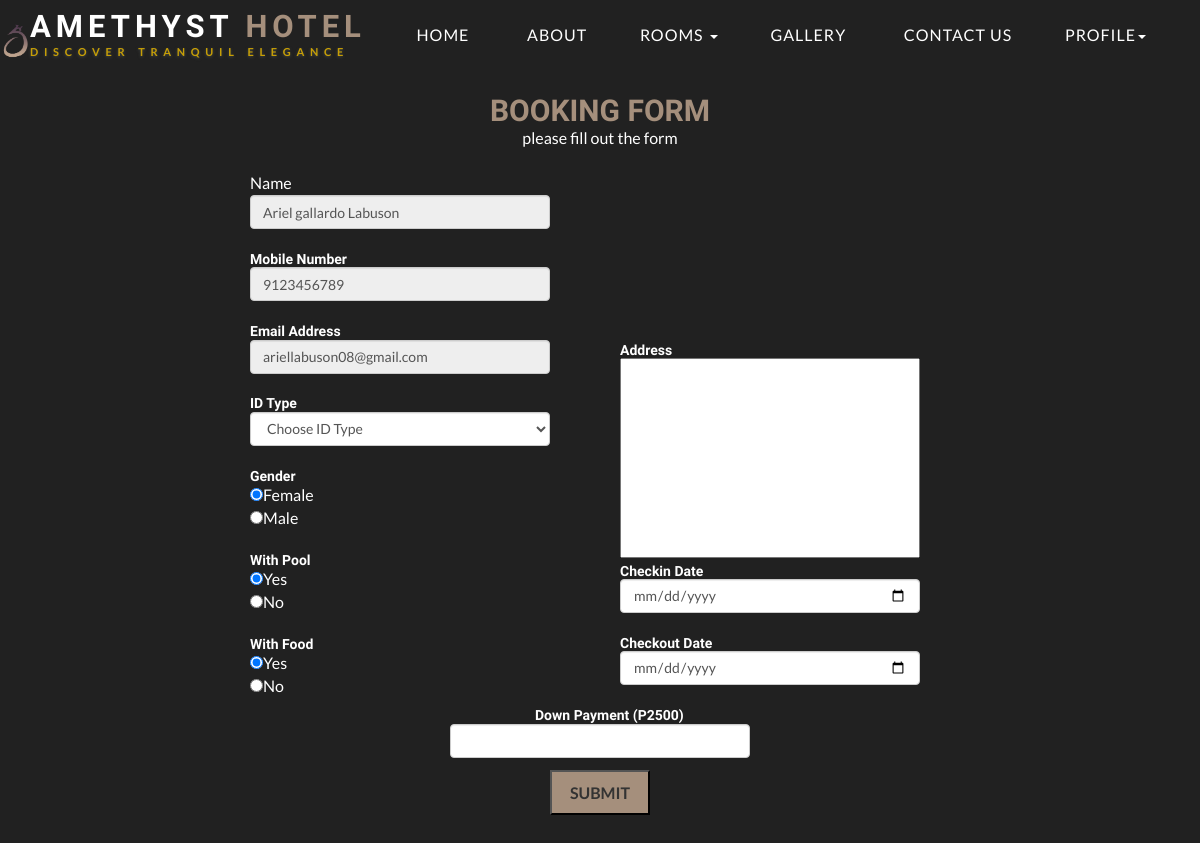
Page /book-room.php (signed in) on the committed database.
### tables this page shows
CREATE TABLE `maintenance` (
  `id` int(10) NOT NULL,
  `logo` varchar(255) NOT NULL,
  `background` varchar(255) NOT NULL,
  `color` varchar(255) NOT NULL,
  `slideshow_image1` varchar(255) NOT NULL,
  `slideshow_image2` varchar(255) NOT NULL,
  `slideshow_image3` varchar(255) NOT NULL
);

CREATE TABLE `tbluser` (
  `ID` int(10) NOT NULL,
  `FullName` varchar(200) DEFAULT NULL,
  `MobileNumber` bigint(10) DEFAULT NULL,
  `Email` varchar(120) DEFAULT NULL,
  `avatar` text DEFAULT NULL,
  `Password` varchar(120) DEFAULT NULL,
  `status` tinyint(1) NOT NULL,
  `privilege` varchar(255) NOT NULL DEFAULT 'unblocked',
  `code` text NOT NULL,
  `RegDate` timestamp NULL DEFAULT current_timestamp()
);

### book-room.php (the view, shortened to what this page needs)
<?php
include('includes/dbconnection.php');
if (strlen($_SESSION['hbmsuid']==0)) {
  header('location:logout.php');
  } else{
?>
<!DOCTYPE HTML>
<html>
<head>
<link href="css/style.css" rel="stylesheet" type="text/css" media="all" />
</head>
<body style="background-color: #212121;">
			<?php include_once('includes/header.php');?>
<center>
			<div class="content">
				<div class="contact">
				<div class="container"><br>
					<h2  style="color: #a58f7c;margin-top:px;">BOOKING FORM</h2>
					<p  style="color: #FFFF;">please fill out the form</p><br>
				<div class="contact-grids">
						<div>
							<form method="post">
								<?php
$uid=$_SESSION['hbmsuid'];
$sql="SELECT * from  tbluser where ID=:uid";
$query = $dbh -> prepare($sql);
$query->bindParam(':uid',$uid,PDO::PARAM_STR);
$query->execute();
$results=$query->fetchAll(PDO::FETCH_OBJ);
$cnt=1;
if($query->rowCount() > 0)
{
foreach($results as $row)
{               ?>
<table style="margin-left:-400px;color:white;"><th><tr><td>
								<p>Name</p>
								<input style="width:300px;"type="text"  value="<?php  echo $row->FullName;?>" name="name" class="form-control" required="true" readonly="true">
</td></tr>
<td>
								<br><h5>Mobile Number</h5>
								<input style="width:300px;"type="text" name="phone" class="form-control" required="true" maxlength="10" pattern="[0-9]+" value="<?php  echo $row->MobileNumber;?>" readonly="true">
</td><tr><td>
								<br><h5>Email Address</h5>
								<input  style="width:300px;"type="email" value="<?php  echo $row->Email;?>" class="form-control" name="email" required="true" readonly="true"><?php $cnt=$cnt+1;}} ?>
</td></tr><tr><td>
<br><h5>ID Type</h5>
								<select  style="width:300px;"type="text" value="" class="form-control" name="idtype" required="true" class="form-control">
									<option value="">Choose ID Type</option>
									</select>
</td></tr>
<tr><td><br><h5>Gender</h5>
								 <p style="text-align: left;"> <input type="radio"  name="gender" id="gender" value="Female" checked="true">Female</p>
                                 <p style="text-align: left;"> <input type="radio" name="gender" id="gender" value="Male">Male</p>
<tr><td><br><h5>With Pool</h5>
								 <p style="text-align: left;"> <input type="radio"  name="pool" id="pool" value="2500" checked="true">Yes</p>
                                 <p style="text-align: left;"> <input type="radio" name="pool" id="pool" value="0">No</p>
<tr><td><br><h5>With Food</h5>
								 <p style="text-align: left;"> <input type="radio"  name="food" id="food" value="2500" checked="true">Yes</p>
                                 <p style="text-align: left;"> <input type="radio" name="food" id="food" value="0">No</p>
								 </td></tr></th></table>
								 <table style="float:right;margin-top:-355px;margin-right:250px;color:white;"><th><tr><td>
								<h5>Address</h5>
								 <textarea 	style="height:200px;width:300px;resize:none;color:black;"type="text" rows="10" name="address" required="true"></textarea>
								<br><h5>Checkin Date</h5>
								<input  style="width:300px;"type="date" value="" class="form-control" name="checkindate" required="true">
								<br><h5>Checkout Date</h5>
								<input  style="width:300px;"type="date" value="" class="form-control" name="checkoutdate" required="true">
								<div style="margin-left: -85px;">
								<br><h5>Down Payment (P2500)</h5>
								</div>
								<input  style="margin-left: -170px;width:300px;"type="text" value="" class="form-control" name="downPay" required="true">
								</table><br>
								<div style="margin-top: 50px;">
        						<input style="background-color: #a58f7c; height:45px;width:100px;font-weight:bold;" type="submit" value="SUBMIT" name="submit">
   							 	</div>
						 	 </form>
<br><br><br>
						</div>
					</div>
				</div>
			</div>
			</div>
</html><?php }  ?>

### includes/header.php (shortened to what this page needs)
<?php
include('includes/dbconnection.php');
$query = "SELECT * FROM maintenance WHERE id = 1";
$result = $dbh->query($query);
$row = $result->fetch(PDO::FETCH_ASSOC);
$logoImage = $row['logo'];
?>
<head>
<link href="css/bootstrap.css" rel="stylesheet" type="text/css" media="all" /><link rel="stylesheet" href="css/jquery-ui.css" /><link href="css/font-awesome.css" rel="stylesheet"> <link rel="stylesheet" href="css/chocolat.css" type="text/css" media="screen"><link href="css/easy-responsive-tabs.css" rel='stylesheet' type='text/css'/><link rel="stylesheet" href="css/flexslider.css" type="text/css" media="screen" property="" /><link href="css/style.css" rel="stylesheet" type="text/css" media="all" />
</head>
<div class="w3_navigation">
		<div class="container">
			<nav class="navbar navbar-default">
				<div class="navbar-header navbar-left">
					<h1><a class="navbar-brand" href="index.php"><img style="height:70px;width 70px;position:absolute;margin-left:-40px;"src="admin/images/<?php echo $logoImage; ?>">AMETHYST <span>HOTEL</span><p class="logo_w3l_agile_caption"> Discover Tranquil Elegance</p></a></h1>
				</div>
				<div class="collapse navbar-collapse navbar-right" id="bs-example-navbar-collapse-1">
					<nav class="menu menu--iris">
						<ul class="nav navbar-nav menu__list">
                            <li class="menu__item"><a href="index.php">Home</a></li>
                            <li class="menu__item"><a href="#about" >About</a></li>
                                    <li class="dropdown">
                                        <a href="#" class="" data-toggle="dropdown" role="button" aria-haspopup="true" aria-expanded="false">Rooms <span class="caret"></span></a>
                                    </li>
                                    <li class="menu__item"><a href="#gallery" >Gallery</a></li>
                                    <li class="menu__item"><a href="#contact" >Contact Us</a></li>
                                    <?php if (strlen($_SESSION['hbmsuid']!=0)) {?>
                                    <li class="dropdown">
                                        <a href="#" class="dropdown-toggle" data-toggle="dropdown" role="button" aria-haspopup="true" aria-expanded="false">Profile<span class="caret"></span></a>
                                    </li><?php } ?>
                    </ul>
					</nav>
				</div>
			</nav>
		</div>
	</div>

### css/style.css (style rules this page uses)
html, body { margin:0; font-size: 100%; font-family: 'Lato', sans-serif; background: #fff; }
body a { text-decoration:none; transition:0.5s all; -webkit-transition:0.5s all; -moz-transition:0.5s all; -o-transition:0.5s all; -ms-transition:0.5s all; }
input[type="button"],input[type="submit"] { transition:0.5s all; -webkit-transition:0.5s all; -moz-transition:0.5s all; -o-transition:0.5s all; -ms-transition:0.5s all; }
h1,h2,h3,h4,h5,h6 { margin:0; font-family: 'Federo', sans-serif; font-weight: 600; }
p { margin:0; }
ul { margin:0; padding:0; }
.w3_navigation { background: #212121 ; }
.navbar-default { background: none; border: none; }
.navbar { margin-bottom: 0; }
.navbar-collapse { padding: 0; }
.navbar-right { margin-right: 0; }
.navbar-default .navbar-nav > li > a { font-weight: 500; letter-spacing: 1px; }
.navbar-nav > li > a { margin: 0; padding:0 1.5em; text-transform: uppercase; }
nav.navbar.navbar-default { background: none; padding: .9em 0 .4em 0; }
.navbar-default .navbar-nav > li > a { color: #fff; }
.navbar-default .navbar-brand,.navbar-default .navbar-brand:hover, .navbar-default .navbar-brand:focus { color: #fff; }
.navbar-brand { padding: 0; font-size: 31px; text-transform: uppercase; letter-spacing: 5px; line-height: 25px; position: relative; font-weight: bold; }
.navbar-brand span { color: #a58f7c; }
p.logo_w3l_agile_caption { text-transform: uppercase; letter-spacing: 5.7px; font-size: 11px; color: #c79f07; text-shadow: 0px 1px 3px #454a47; font-family: 'Lato', sans-serif; font-weight: 600; }
.menu__list { position: relative; margin: 0.69em 0 0; }
.menu__item { display: block; margin: 1em 0; }
.menu--iris .menu__item { margin:0 0.3em; }

### css/chocolat.css (style rules this page uses)
body { margin:0; padding:0; }

### css/easy-responsive-tabs.css (style rules this page uses)
body { margin: 0px; padding: 0px; background: #f5f5f5; font-weight: 500; }
ul.resp-tabs-list, p { margin: 0px; padding: 0px; }

### rows in the picture
maintenance: logo (picture)
tbluser: name "Ariel gallardo Labuson", phone "9123456789", email "ariellabuson08@gmail.com"
